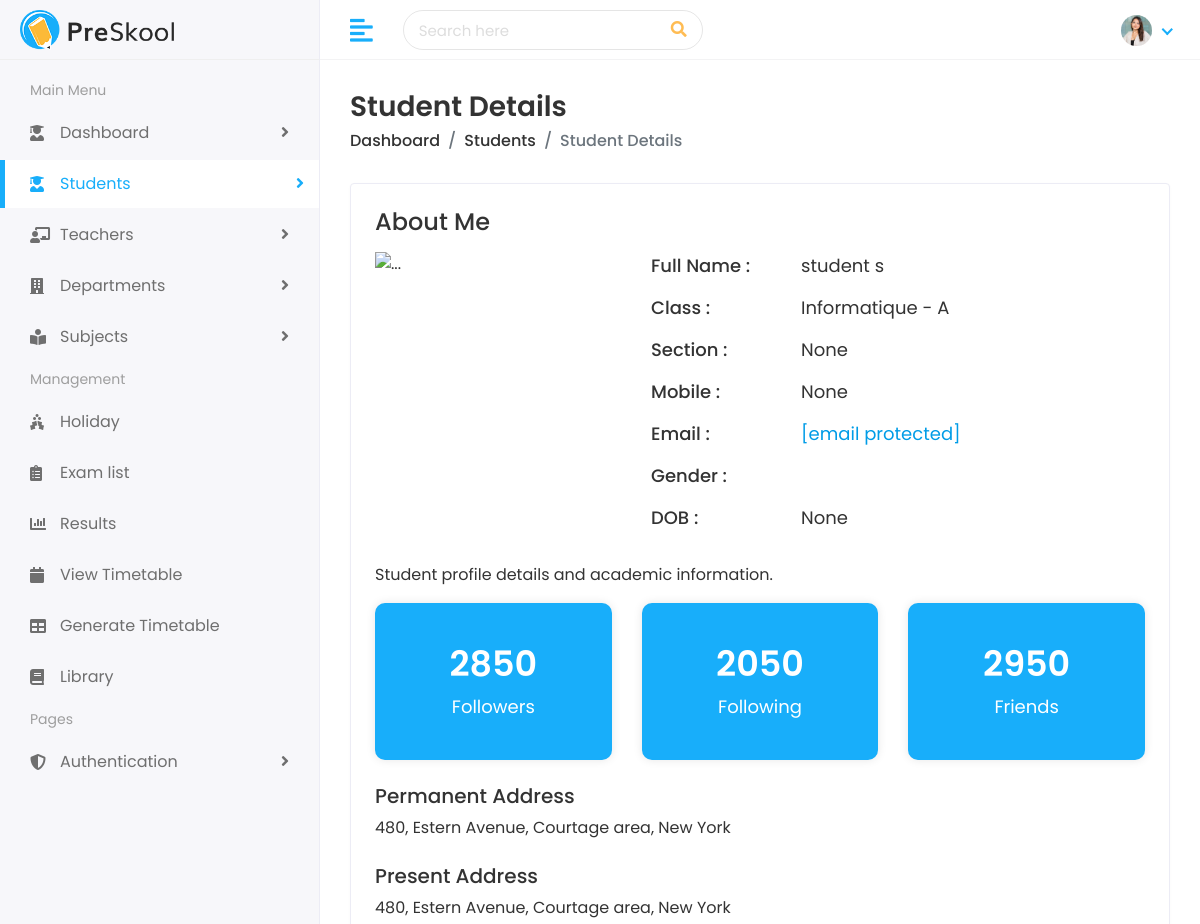
The app's page /student/students/STU0001/ (signed in, upper part), older data.
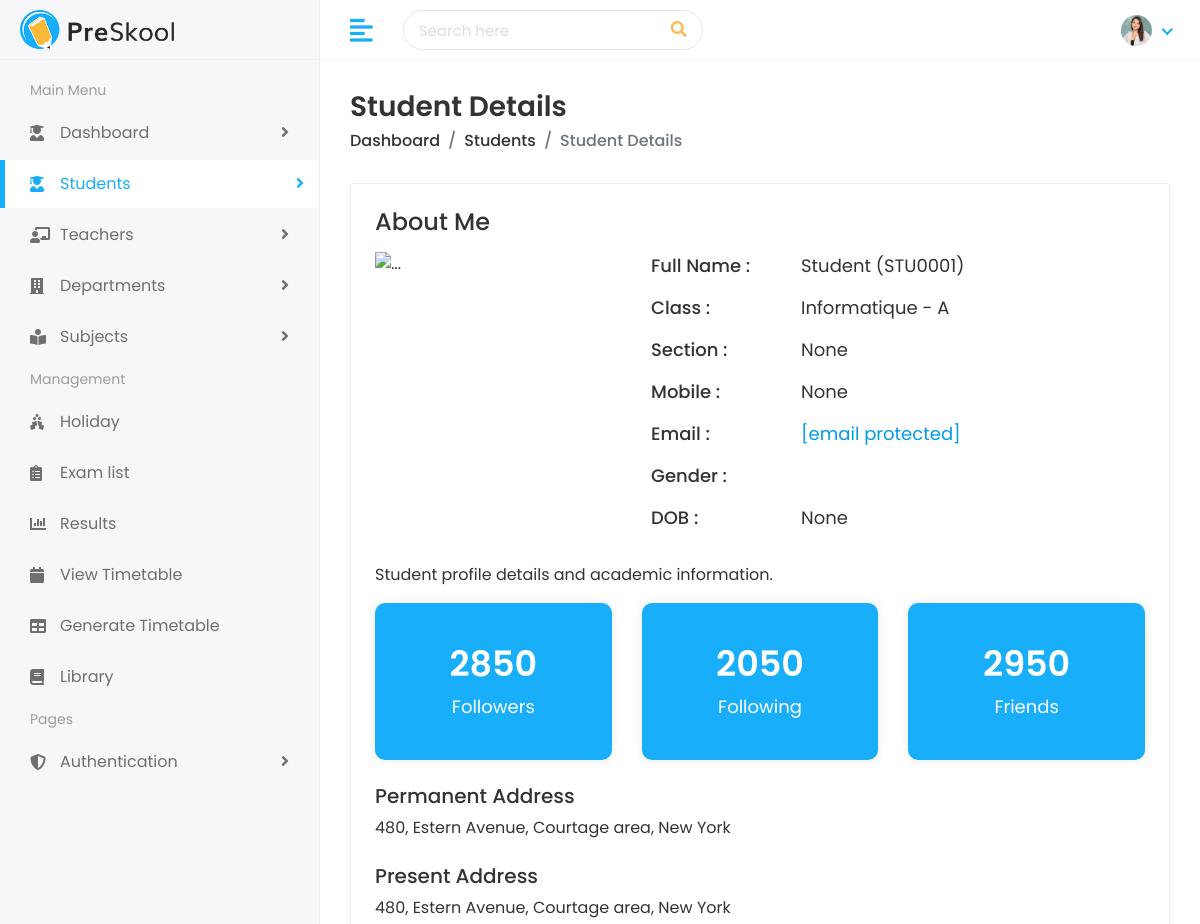
The same page, newer data.
### student/models.py (models this page shows, shortened)
class Student(models.Model):
    parent = models.ForeignKey(Parent, on_delete=models.CASCADE, null=True, blank=True)
    user = models.OneToOneField(settings.AUTH_USER_MODEL, on_delete=models.SET_NULL, null=True, blank=True)
    first_name = models.CharField(max_length=100)
    last_name = models.CharField(max_length=100)
    student_id = models.CharField(max_length=200, blank=True)
    student_class = models.ForeignKey('academic.Class', null=True, on_delete=models.CASCADE)
    gender = models.CharField(
        max_length=10,
        choices=[('Male', 'Male'), ('Female', 'Female')]
    )
    date_of_birth = models.DateField(null=True, blank=True)
    joining_date = models.DateField(null=True, blank=True)
    mobile_number = models.CharField(max_length=15, null=True, blank=True)
    admission_number = models.CharField(max_length=20, null=True, blank=True)
    section = models.CharField(max_length=10, null=True, blank=True)
    student_image = models.ImageField(upload_to='students/', null=True, blank=True)
    @property
    def get_full_name(self):
        full_name = f"{self.first_name} {self.last_name}".strip()
        if not full_name and self.user:
            full_name = f"{self.user.first_name} {self.user.last_name}".strip()
        return full_name if full_name else f"Student ({self.student_id})"

### home_auth/models.py (models this page shows, shortened)
class CustomUser(AbstractUser):
    username = models.CharField(max_length=100, unique=True)
    email = models.EmailField(max_length=255, unique=True, db_index=True)
    is_authorized = models.BooleanField(default=False)
    login_token = models.CharField(max_length=6, blank=True, null=True)
    first_name = models.CharField(max_length=30, blank=True)
    last_name = models.CharField(max_length=30, blank=True)
    date_joined = models.DateTimeField(auto_now_add=True)
    is_student = models.BooleanField(default=False)
    is_admin = models.BooleanField(default=False)
    is_teacher = models.BooleanField(default=False)
    groups = models.ManyToManyField(
        'auth.Group',
        related_name=None,
        blank=True
    )
    user_permissions = models.ManyToManyField(
        'auth.Permission',
        related_name=None,
        blank=True
    )

### academic/models.py (models this page shows, shortened)
class Class(models.Model):
    name = models.CharField(max_length=50)
    department = models.ForeignKey(Department, on_delete=models.CASCADE)
    section = models.CharField(max_length=10)
    def __str__(self):
        return f"{self.department.name} - {self.name}"

class Department(models.Model):
    name = models.CharField(max_length=100)
    head_of_dept = models.ForeignKey(
        Teacher,
        on_delete=models.SET_NULL,
        null=True,
        related_name="managed_department"
    )

### student/views.py (the view)
@login_required
def view_student(request, student_id):
    student = get_object_or_404(Student, student_id=student_id)
    if request.user.is_student and student.user_id != request.user.id:
        return HttpResponseForbidden()
    return render(request, 'students/student-details.html', {'student': student})

### templates/students/student-details.html (shortened to what this page needs)
{% extends 'Home/base.html' %}
{% load static %}
{% block body %}
<div class="page-wrapper">
<div class="content container-fluid">
<div class="page-header">
<div class="row">
<div class="col-sm-12">
<h3 class="page-title">Student Details</h3>
<ul class="breadcrumb">
<li class="breadcrumb-item"><a href="{% url 'dashboard' %}">Dashboard</a></li>
<li class="breadcrumb-item"><a href="{% url 'student_list' %}">Students</a></li>
<li class="breadcrumb-item active">Student Details</li>
</ul>
</div>
</div>
</div>
<div class="card">
<div class="card-body">
<div class="row">
<div class="col-md-12">
<div class="about-info">
<h4>About Me</h4>
<div class="media mt-3">
{% if student.student_image %}
<img src="{{ student.student_image.url }}" class="mr-3" alt="...">
{% else %}
<img src="" class="mr-3" alt="...">
{% endif %}
<div class="media-body">
<ul>
<li>
<span class="title-span">Full Name : </span>
<span class="info-span">{{ student.get_full_name }}</span>
</li>
<li>
<span class="title-span">Class : </span>
<span class="info-span">{{ student.student_class }}</span>
</li>
<li>
<span class="title-span">Section : </span>
<span class="info-span">{{student.section}}</span>
</li>
<li>
<span class="title-span">Mobile : </span>
<span class="info-span">{{student.mobile_number}}</span>
</li>
<li>
<span class="title-span">Email : </span>
<span class="info-span"><a href="{{student.parent.father_email}}" class="__cf_email__" data-cfemail="7216131b010b32151f131b1e5c111d1f">[email&#160;protected]</a></span>
</li>
<li>
<span class="title-span">Gender : </span>
</li>
<li>
<span class="title-span">DOB : </span>
<span class="info-span">{{student.date_of_birth}}</span>
</li>
</ul>
</div>
</div>
<div class="row mt-3">
<div class="col-md-12">
<p>Student profile details and academic information.</p>
</div>
</div>
<div class="row follow-sec">
<div class="col-md-4 mb-3">
<div class="blue-box">
<h3>2850</h3>
<p>Followers</p>
</div>
</div>
<div class="col-md-4 mb-3">
<div class="blue-box">
<h3>2050</h3>
<p>Following</p>
</div>
</div>
<div class="col-md-4 mb-3">
<div class="blue-box">
<h3>2950</h3>
<p>Friends</p>
</div>
</div>
</div>
<div class="row mt-2">
<div class="col-md-12">
<h5>Permanent Address</h5>
<p>480, Estern Avenue, Courtage area, New York</p>
</div>
</div>
<div class="row mt-2">
<div class="col-md-12">
<h5>Present Address</h5>
<p>480, Estern Avenue, Courtage area, New York</p>
</div>
</div>
</div>
</div>
</div>
</div>
</div>
</div>
</div>
</div>
</body>
</html>
{% endblock %}

Row changes from the older to the newer data that the page shows:
changed Student "None": get_full_name "student s" → "Student (STU0001)"
